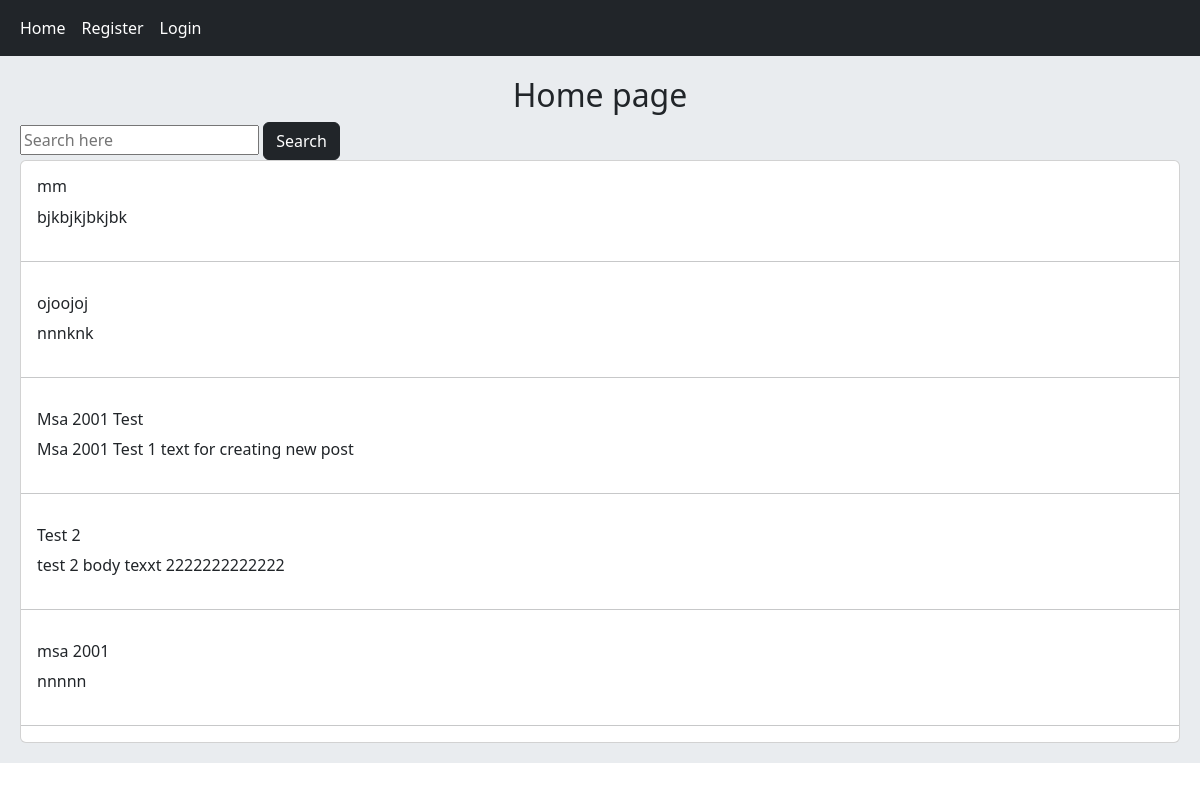
Before: / with the older database file.
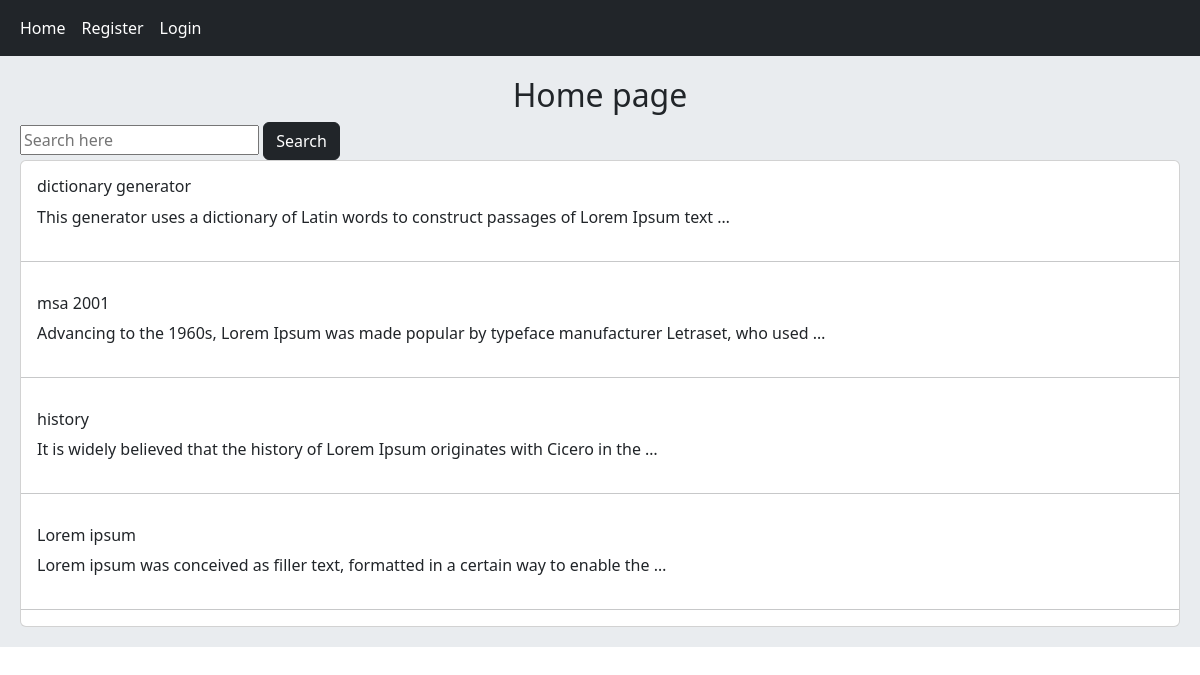
After: the same page with the newer database file.
### home/models.py (models this page shows, shortened)
class Post(models.Model):
    user = models.ForeignKey(User, on_delete=models.CASCADE, related_name='posts')
    title = models.CharField(max_length=50)
    body = models.TextField(max_length=1000)
    slug = models.SlugField()
    created = models.DateTimeField(auto_now_add=True)
    updated = models.DateTimeField(auto_now=True)
    class Meta:
        ordering = ('-updated',)
    def get_absolute_url(self):
        return reverse('home:post_detail', args=[self.id, self.slug])

### home/views.py (the view)
# urls.py: path('', views.HomeView.as_view(), name='home'),
class HomeView(View):
    form_class = PostSearchForm
    def get(self, request):
        posts = Post.objects.all()
        if request.GET.get('search'):
            posts = posts.filter(title__icontains=request.GET.get('search'))
        return render(request, 'home/index.html', {'posts': posts, 'form': self.form_class})

### home/templates/home/index.html
{% extends 'base.html' %}
{% block content %}
    <h2 class="text-center">Home page</h2>
    <form action="" method="get">
    {{ form }}
    <input type="submit" class="btn btn-dark" value="Search">
    </form>
    <div class="card">
    {% for post in posts %}
        <a class="card-body" href="{{ post.get_absolute_url }}" style="text-decoration: none" ><h6>{{ post.title }}</h6>
        {{ post.body|truncatewords:15 }}</a><hr>
    {% endfor %}
    </div>
{% endblock %}

### templates/base.html (shortened to what this page needs)
<!DOCTYPE html>
<html lang="en">
<head>
    <link href="https://cdn.jsdelivr.net/npm/bootstrap@5.2.2/dist/css/bootstrap.min.css" rel="stylesheet"
>
</head>
<body>
{% include 'includes/navbar.html' %}
<div class="jumbotron">
    {% block content %}
    {% endblock %}
</div>
</body>
</html>

### templates/includes/navbar.html
<nav class="navbar navbar-expand-lg navbar-dark bg-dark">
    <div class="container-fluid">
        <div class="navbar-nav">
            <a class="nav-link active" href="{% url 'home:home' %}">Home</a>
            {% if request.user.is_authenticated %}
                <a class="nav-link active" href="{% url 'account:profile' request.user.id  %}">{{ request.user.username }}</a>
                <a class="nav-link active" href="{% url 'account:logout' %}">Logout</a>
            {% else %}
                <a class="nav-link active" href="{% url 'account:register' %}">Register</a>
                <a class="nav-link active" href="{% url 'account:login' %}">Login</a>
            {% endif %}
        </div>
    </div>
</nav>

### templates/base.html (style rules this page uses)
.jumbotron { padding: 20px; margin-bottom: 20px; background-color: #e9ecef; }

Changed rows visible on the page:
removed Post: title "Test 2", body "test 2 body texxt 2222222222222"
changed Post: title "Msa 2001 Test" → "dictionary generator"; body "Msa 2001 Test 1 text for creating new post" → "This generator uses a dictionary of Latin words to construct passages of Lorem Ipsum text …"
changed Post: body "nnnnn" → "Advancing to the 1960s, Lorem Ipsum was made popular by typeface manufacturer Letraset, who used …"
changed Post: title "ojoojoj" → "history"; body "nnnknk" → "It is widely believed that the history of Lorem Ipsum originates with Cicero in the …"; moves down the list
changed Post: title "mm" → "Lorem ipsum"; body "bjkbjkjbkjbk" → "Lorem ipsum was conceived as filler text, formatted in a certain way to enable the …"; moves down the list
